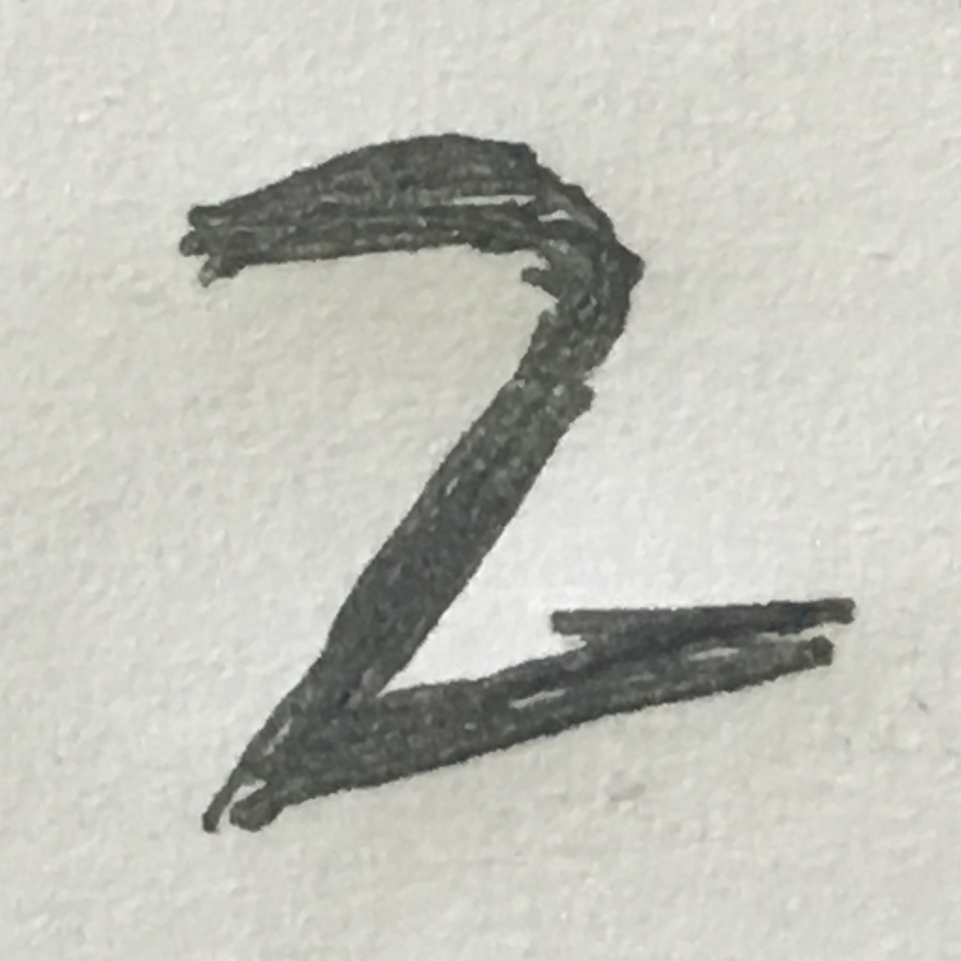
#> input picture input/2_0.jpg, 1922 x 1922 px, given in place of 1_3.JPG, which was not available (shown at 1/2 size)
$ python main.py
#> lines starting #> are read from the running program, lines starting #| are printed output that depends on the picture
### dataProcessing.py
#coding=utf8
import os
from PIL import Image
import scipy.io as sio
import numpy as np

def initialDataset(cv):
#> called with cv = False
    if not cv:
        baseDir = '/Users/Jason/Developer/ML/handwriting/NNT/'
        #初始化X和y
        I_init = Image.open('/Users/Jason/Developer/ML/handwriting/NNT/1/1_3.JPG')
#> I_init is the input picture: PIL image 1922x1922 RGB; mean R, G, B 193.9, 194.5, 186
        im_vec = imgToVec(I_init)
        X = im_vec
        y = np.matrix('1')
        for i in range(1, 11):
            (X, y) = addDataByFolder(baseDir, i, X, y)
        return X, y
    else:
        baseDir = '/Users/Jason/Developer/ML/handwriting/NNT_CV/'
        #初始化X和y
        I_init = Image.open('/Users/Jason/Developer/ML/handwriting/NNT_CV/1/1_1.JPG')
        im_vec = imgToVec(I_init)
        Xval = im_vec
        yval = np.matrix('1')
        for i in range(1, 11):
            (Xval, yval) = addDataByFolder(baseDir, i, Xval, yval)
        return Xval, yval

def addDataByFolder(baseDir, suffix, X, y):
    folder = baseDir + str(suffix)
    assert os.path.exists(folder)
    assert os.path.isdir(folder)
    imageList = os.listdir(folder)
    imageList = [os.path.join(folder, item) for item in imageList if os.path.isfile(os.path.join(folder, item)) and ('.JPG' in item  or '.jpg' in item)]

    for each in imageList:
        img = Image.open(each)
        img_vec = imgToVec(img)
        for i in range(1):
            X = np.concatenate((X, img_vec), axis=0)
            y = np.vstack((y, np.matrix(str(suffix))))
    return X, y

def imgToVec(img):
    L = img.convert('L')
    newImg = L.resize((20, 20))
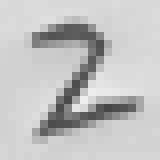
#> newImg: PIL image 20x20 L (shown 8 times larger); min 70, max 239, mean 193.3
    # newImg.show()
    im_array = np.array(newImg)
    # 将样本归一化
    im_vec = np.matrix( 1.0*(im_array - (1.0*255/2)) / (1.0*255/2) ).reshape(-1)
    #二值化消除噪音
    arr = im_vec.getA()
    for i in range(400):
        if arr[0][i] < 0:
            arr[0][i] = -1
        else:
            arr[0][i] = 1
    im_vec = im_vec * -1
    return im_vec

# [4 lines left out: function vecToImg, not called in this run]

### main.py
#coding=utf8
import numpy as np
import scipy.io as sio
import matplotlib.pyplot as plt
import matplotlib.image as mpimg
from PIL import Image
from scipy.optimize import fmin_bfgs
from predict import *
from dataProcessing import *
from nnCostFunction import *
import matplotlib.pyplot as plt

class NeuralNetwork(object):
    def __init__(self):
        #神经网络参数
        self.input_layer_size  = 400  # 20x20 Input Images of Digits
        self.hidden_layer_size = 25   # 25 hidden units
        self.num_labels = 10          # 10 labels, from 1 to 10
        self.norm_lambda = 1          # normalization parameter

        (self.X, self.y) = initialDataset(cv=False) #初始化训练集
        (self.Xval, self.yval) = initialDataset(cv=True) #初始化验证集
        self.errors = [] #训练集误差
        self.errors_CV = [] #验证集误差

    # [77 lines left out: functions loadTheta, startTraining, startPredicting, predictOnNewImg, __randomInitializeWeights, __gradientDescent and 2 more, not called in this run]


#> (the run stopped early here; a loop or call above may not have finished)

$ run again, on input/2_00.JPG
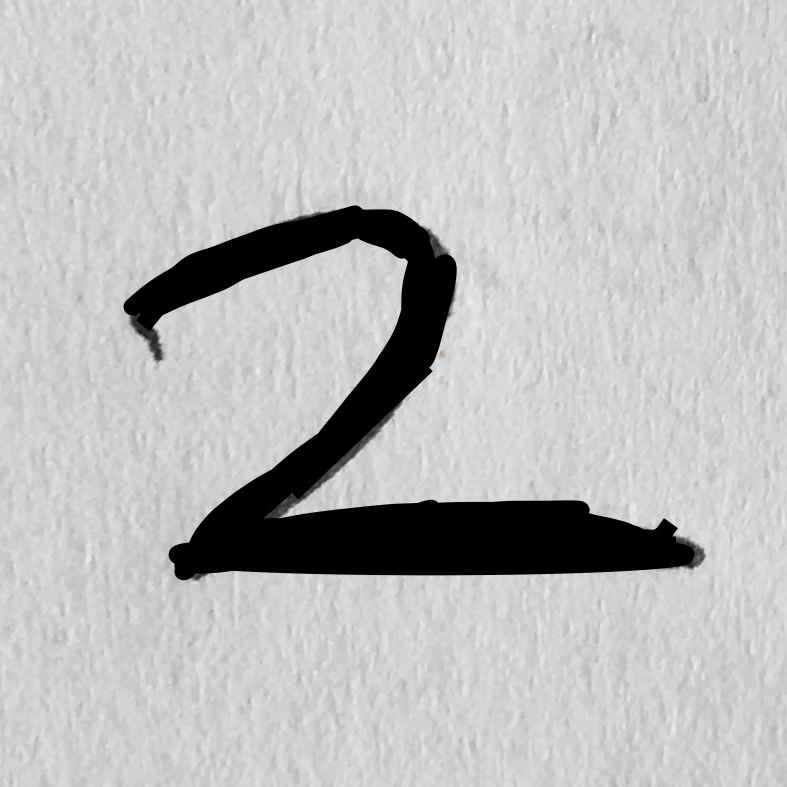
#> input picture input/2_00.JPG, 2361 x 2361 px, given in place of 1_3.JPG, which was not available (shown at 1/3 size)
#> in initialDataset, I_init is the input picture: PIL image 2361x2361 RGB; mean R, G, B 188.6, 188.3, 188.2
#> in imgToVec, `newImg = L.resize((20, 20))`:
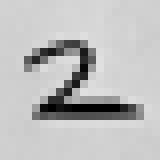
#> newImg: PIL image 20x20 L (shown 8 times larger); min 0, max 224, mean 188.7

$ run again, on input/3_0.jpg
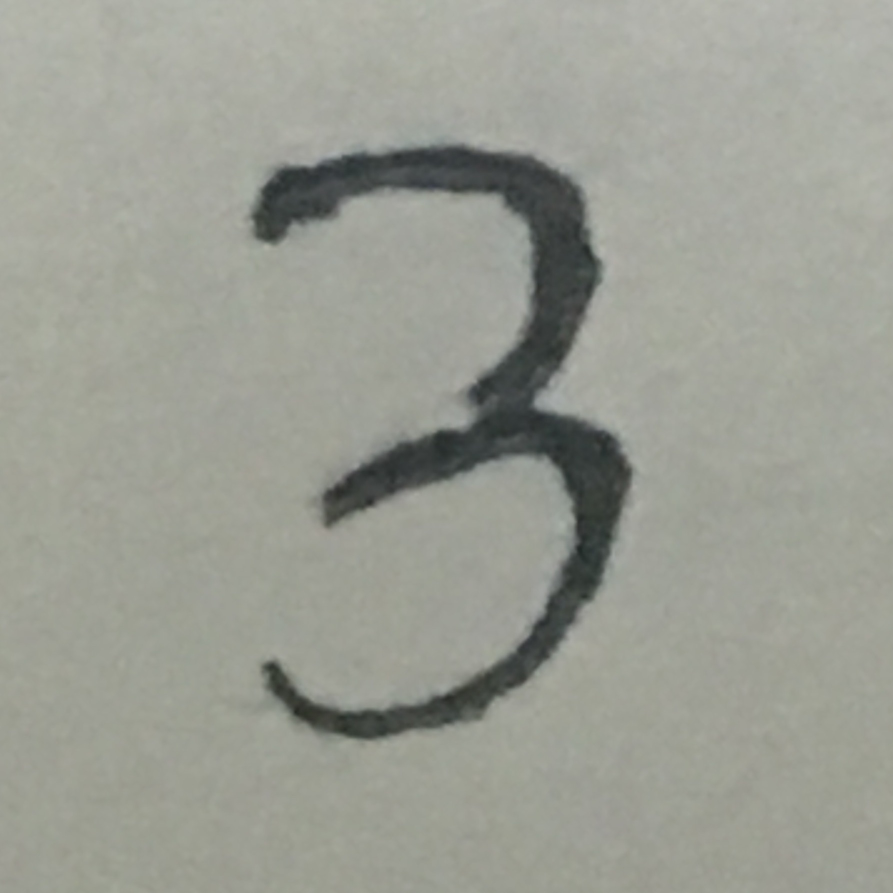
#> input picture input/3_0.jpg, 1786 x 1786 px, given in place of 1_3.JPG, which was not available (shown at 1/2 size)
#> in initialDataset, I_init is the input picture: PIL image 1786x1786 RGB; mean R, G, B 154.6, 156.8, 147.3
#> in imgToVec, `newImg = L.resize((20, 20))`:
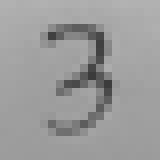
#> newImg: PIL image 20x20 L (shown 8 times larger); min 59, max 178, mean 155.1
